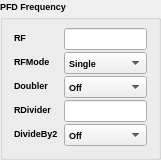
  <widget class="QGroupBox" name="pfd">
   <property name="geometry">
    <rect>
     <x>10</x>
     <y>10</y>
     <width>161</width>
     <height>131</height>
    </rect>
   </property>
   <property name="font">
    <font>
     <family>Microsoft YaHei UI</family>
     <pointsize>7</pointsize>
     <weight>75</weight>
     <bold>true</bold>
    </font>
   </property>
   <property name="title">
    <string>PFD Frequency</string>
   </property>
   <layout class="QVBoxLayout" name="verticalLayout_3">
    <item>
     <layout class="QFormLayout" name="pfdLayout">
      <property name="horizontalSpacing">
       <number>6</number>
      </property>
      <property name="verticalSpacing">
       <number>2</number>
      </property>
      <item row="0" column="0">
       <widget class="QLabel" name="rFInputLabel">
        <property name="text">
         <string>RF</string>
        </property>
       </widget>
      </item>
      <item row="0" column="1">
       <widget class="QLineEdit" name="rFInputLineEdit"/>
      </item>
      <item row="1" column="0">
       <widget class="QLabel" name="rFinModeLabel">
        <property name="text">
         <string>RFMode</string>
        </property>
       </widget>
      </item>
      <item row="1" column="1">
       <widget class="QComboBox" name="rFinModeComboBox">
        <item>
         <property name="text">
          <string>Single</string>
         </property>
        </item>
        <item>
         <property name="text">
          <string>Differential</string>
         </property>
        </item>
       </widget>
      </item>
      <item row="2" column="0">
       <widget class="QLabel" name="doublerLabel">
        <property name="text">
         <string>Doubler</string>
        </property>
       </widget>
      </item>
      <item row="2" column="1">
       <widget class="QComboBox" name="doublerComboBox">
        <item>
         <property name="text">
          <string>Off</string>
         </property>
        </item>
        <item>
         <property name="text">
          <string>On</string>
         </property>
        </item>
       </widget>
      </item>
      <item row="3" column="0">
       <widget class="QLabel" name="rDividerLabel">
        <property name="text">
         <string>RDivider</string>
        </property>
       </widget>
      </item>
      <item row="3" column="1">
       <widget class="QLineEdit" name="rDividerLineEdit"/>
      </item>
      <item row="4" column="0">
       <widget class="QLabel" name="divideBy2Label">
        <property name="text">
         <string>DivideBy2</string>
        </property>
       </widget>
      </item>
      <item row="4" column="1">
       <widget class="QComboBox" name="divideBy2ComboBox">
        <item>
         <property name="text">
          <string>Off</string>
         </property>
        </item>
        <item>
         <property name="text">
          <string>On</string>
         </property>
        </item>
       </widget>
      </item>
     </layout>
    </item>
   </layout>
  </widget>
